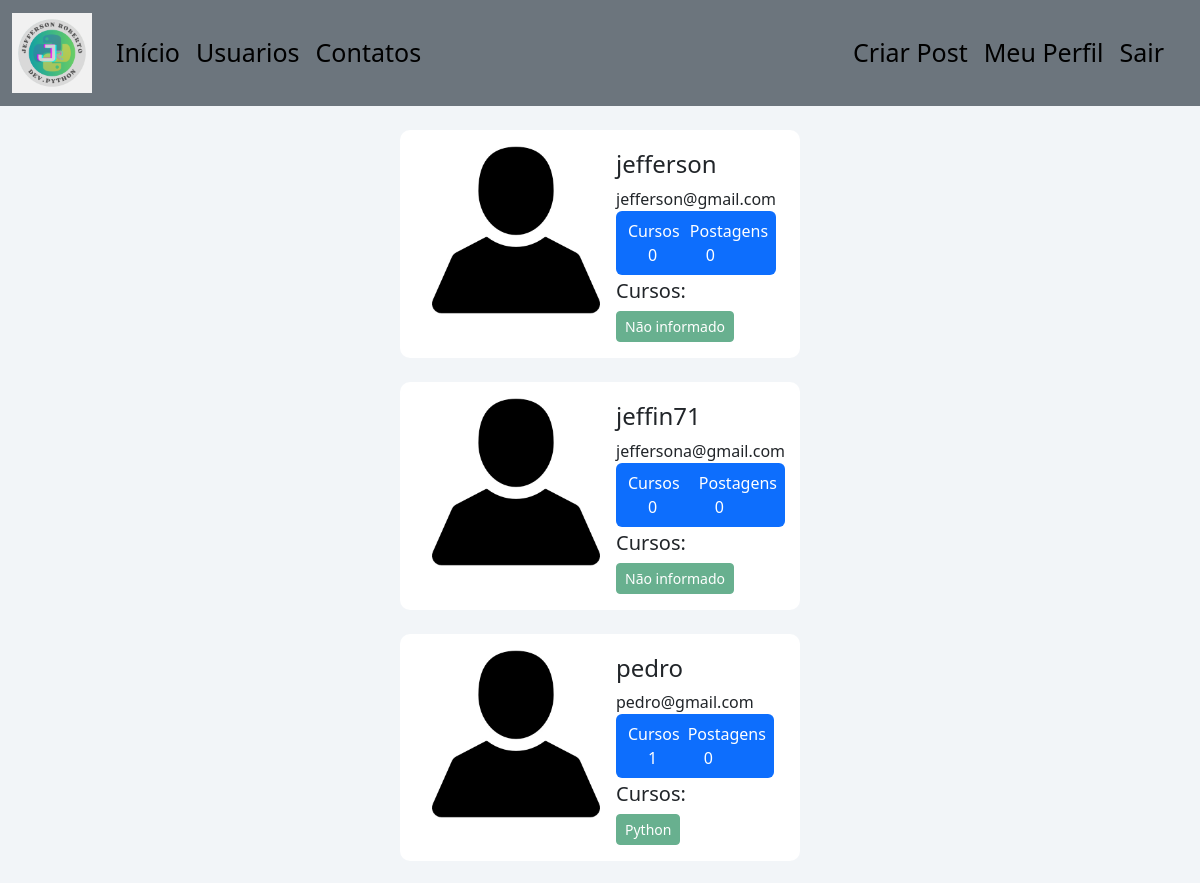
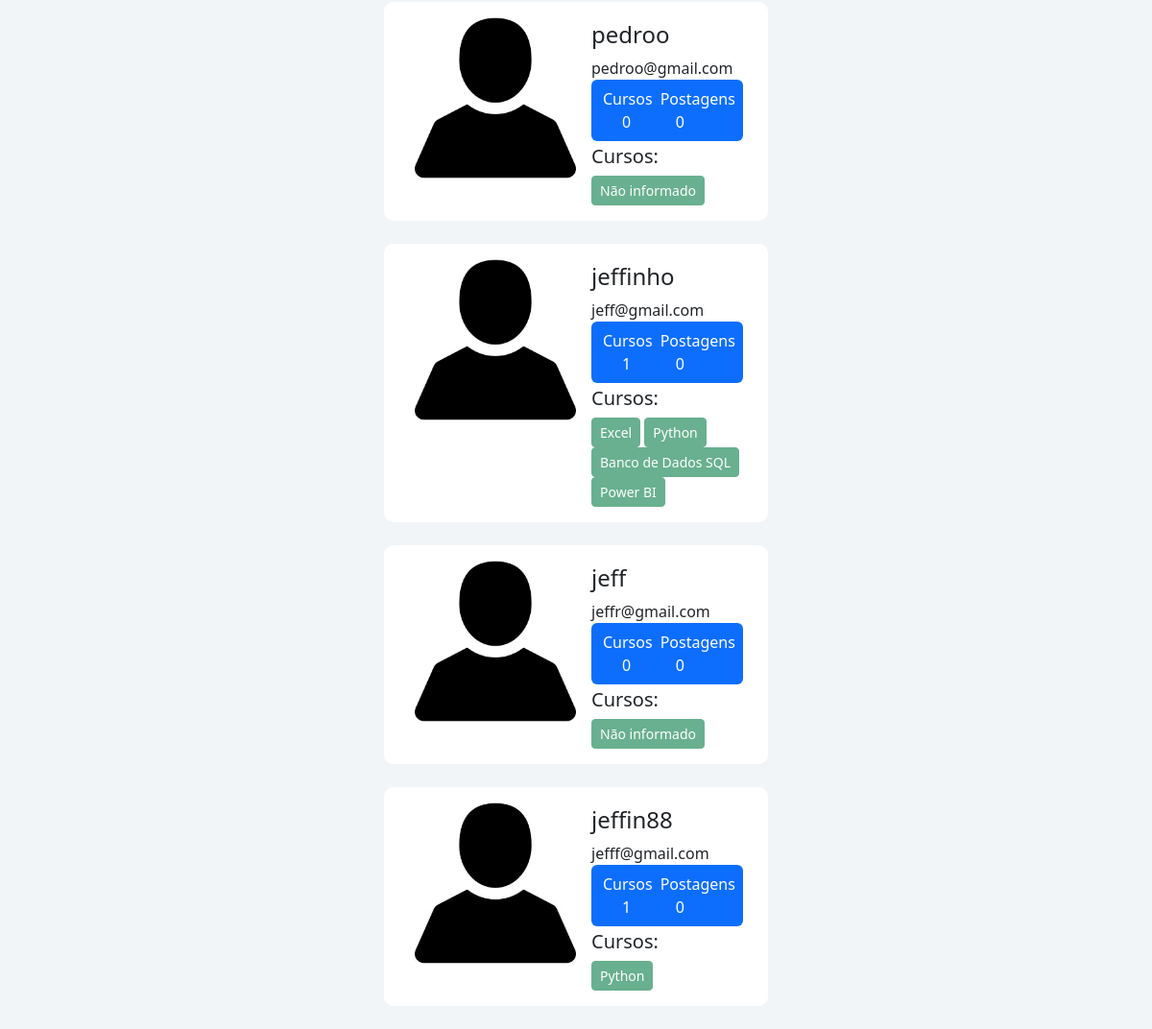
Screenshot of /usuarios (signed in) with the database file from the repository (2 pictures, top to bottom).
### ProjectBlogJeff/models.py (models this page shows)
class Usuario(database.Model, UserMixin):
    id = database.Column(database.Integer, primary_key=True)
    username = database.Column(database.String(10), nullable=False, unique=True)
    email = database.Column(database.String, unique=True, nullable=False)
    senha = database.Column(database.String, nullable=False)
    foto_de_perfil = database.Column(database.String, nullable=False, default='default.jpg')
    posts = database.relationship('Post', backref='autor', lazy=True)
    cursos = database.Column(database.String, nullable=False, default='Não informado')

### ProjectBlogJeff/routes.py (the view)
@app.route('/usuarios')
@login_required
def usuarios():
    lista_usuarios = Usuario.query.all()
    cursos = cursos_lista(current_user.cursos)
    qtd_cursos = len(cursos)
    return render_template('usuarios.html', lista_usuarios=lista_usuarios, qtd_cursos=qtd_cursos)

### ProjectBlogJeff/funcoes.py (called while the page is built)
def cursos_lista(cursos):
    lista = []
    cursos = cursos.split(';')
    for curso in cursos:
        lista.append(curso)
    return lista

### ProjectBlogJeff/models.py (called while the page is built)
@login_manager.user_loader
def load_user(id_usuario):
    return Usuario.query.get(int(id_usuario))

### ProjectBlogJeff/templates/usuarios.html (shortened to what this page needs)
{% extends 'base.html' %}
{% block body %}
{% for usuario in lista_usuarios %}
<div class="container d-flex justify-content-center">
    <div class="card p-3" >
            <div class="row">
                <div class="col-perfil d-flex" >
                    <div class="pe-0">
                        <img src="{{ url_for('static', filename = 'fotos_perfil/{}'.format(usuario.foto_de_perfil)) }}" class = "rounded px-3" width="200" >
                    </div>
                    <div class="w-100 pe-5">
                       <h4 class="mt-1"> {{ usuario.username }}</h4>
                       <span style = "font-size:16px" >{{ usuario.email }}</span>
                       <div class="p-2 bg-primary d-flex justify-content-between rounded text-white">
                           {% if 'Não informado' in usuario.cursos %}
                               <div class="d-flex flex-column">
                                    <span class="articles ps-1">Cursos</span>
                                    <span class="number1 ps-4">0</span>
                                </div>
                           {% else %}
                                <div class="d-flex flex-column">
                                    <span class="articles ps-1">Cursos</span>
                                    <span class="number1 ps-4">{{ qtd_cursos }}</span>
                                </div>
                           {% endif %}
                            <div class="d-flex flex-column">
                                <span class="articles ps-2">Postagens</span>
                                <span class="number1 ps-4">0</span>
                            </div>
                       </div>
                       <div class="mt-1 justify-content-center w-100">
                           <h5>Cursos:</h5>
                                {% for curso in usuario.cursos.split(';') %}
                           <button type="button" class="btn btn-success btn-sm disabled ">{{ curso }}</button>
                                {% endfor %}
                       </div>
                    </div>
                </div>
            </div>
    </div>
</div>
<br>
{% endfor %}
{% endblock %}

### ProjectBlogJeff/static/main.css (style rules this page uses)
body { background-color:#f2f5f8; }
.card { width: 400px; border: none; border-radius: 10px; background-color: #fff; }
.number1 { font-weight:500; }

### rows the page displays
Usuario: foto_de_perfil (placeholder picture), username "jefferson", email "jefferson@gmail.com", shows "Cursos", cursos "Não informado"
Usuario: foto_de_perfil (placeholder picture), username "jeffin71", email "jeffersona@gmail.com", shows "Cursos", cursos "Não informado"
Usuario: foto_de_perfil (placeholder picture), username "pedro", email "pedro@gmail.com", qtd_cursos "1", cursos "Python"
Usuario: foto_de_perfil (placeholder picture), username "pedroo", email "pedroo@gmail.com", shows "Cursos", cursos "Não informado"
Usuario: foto_de_perfil (placeholder picture), username "jeffinho", email "jeff@gmail.com", qtd_cursos "1", curso "Excel" "Python" "Banco de Dados SQL" "Power BI"
Usuario: foto_de_perfil (placeholder picture), username "jeff", email "jeffr@gmail.com", shows "Cursos", cursos "Não informado"
Usuario: foto_de_perfil (placeholder picture), username "jeffin88", email "jefff@gmail.com", qtd_cursos "1", cursos "Python"
